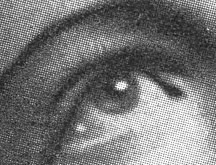
#> input picture eye.png, 216 x 165 px
$ jupyter execute Signal_HW3_solution.ipynb
#> lines starting #> are read from the running program, lines starting #| are printed output that depends on the picture
[cell 1]
import numpy as np
import matplotlib.pyplot as plt
import cv2

## Implementation of Conv1D

[cell 2]
def conv1D(input1, input2, mode='full'):
    """
    input1 : (N,) array-like
              First dimensional input array
    input2 : (M,) array-like
              Second dimensional input array
    mode : {full, same, valid}
    out : Discrete linear of convolution of input1 and input2

    consider N >= M
    consider M an odd number
    """
#> called with input1 = array of shape (10,), input2 = array of shape (5,), mode = 'full'

    # implement your code here
    n = input1.shape[0]
    m = input2.shape[0]


    signal = np.zeros(n + 2*(m-1))
    signal[m-1:-m+1] = input1
    kernel = input2[::-1]

    general_result = np.zeros(n+m-1)

    for i in range(n + m -1):
        general_result[i] = np.sum(signal[i:i+m]*kernel)

    if mode == 'full':
        out = general_result
    elif mode == 'same':
        out = general_result[(m-1)//2:(-m+1)//2]
    elif mode == 'valid':
        out = general_result[m-1:-m+1]


    return out

[cell 3]
# test
# do not change this cell
input1 = np.array([7,8,5,9,4,3,2,6,8,10])
input2 = np.array([-1,0,2,3,-1])

np_full = np.convolve(input1,input2,mode='full')
assert (np_full == conv1D(input1,input2, mode= 'full')).all()

np_same = np.convolve(input1,input2,mode='same')
assert (np_same == conv1D(input1,input2, mode= 'same')).all()

np_valid = np.convolve(input1,input2,mode='valid')
assert (np_valid == conv1D(input1,input2, mode= 'valid')).all()

## Implementation of conv2D

[cell 4]
def conv2D(input1, input2):
    """
    input1 : (M,N) array-like
              First dimensional input array
    input2 : (a,b) array-like
              Second dimensional input array
    out : (M-a+1,N-b+1) array-like
              Convolution of input1 and input2 with valid padding

    consider M >= a and N >= b
    consider a and b odds number
    """

    # implement your code here
    M, N = input1.shape
    a, b = input2.shape

    kernel = input2[::-1,::-1]
    out = np.zeros((M -a +1,N -b +1))

    for i in range(M -a +1):
        for j in range(N -b +1):
            out[i,j] = np.sum(input1[i:i+a,j:j+b]*kernel)

    return out

[cell 5]
I = cv2.imread('eye.png')
#> I is the input picture: shape (165, 216, 3); min 15, max 255, mean 116.7
I = cv2.cvtColor(I,cv2.COLOR_BGR2GRAY)
#> I: shape (165, 216)
fig = plt.figure(figsize=(8, 8))
plt.imshow(I,cmap='gray')
print(I.shape)
#| (165, 216)

[cell 6]
# no need to understand this part
kernel = cv2.getGaussianKernel(5,5)
kernel = kernel.dot(kernel.T)
print(kernel)

[cell 7]
# expected result
fig = plt.figure(figsize=(8, 8))
plt.imshow(cv2.filter2D(I,-1,kernel),cmap='gray')
plt.title('Expected Result')
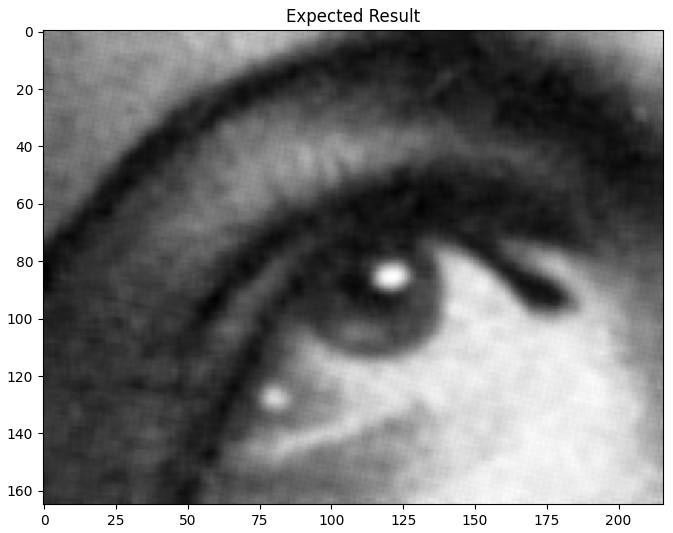
#> figure drawn by matplotlib, 1 panel

[cell 8]
# test
# do not change this cell
result = conv2D(I,kernel)
#> after the loop in conv2D, `for i in range(M -a +1):`:
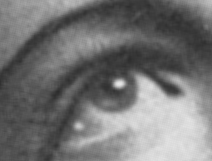
#> out: shape (161, 212) float64; min 44.11, max 230, mean 116.2
